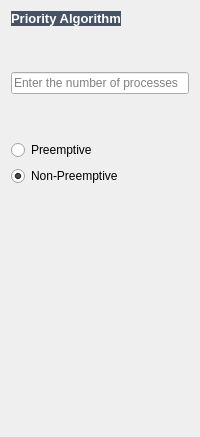
               <widget class="QWidget" name="page_3">
                <layout class="QVBoxLayout" name="verticalLayout_3">
                 <item>
                  <widget class="QLabel" name="label_5">
                   <property name="sizePolicy">
                    <sizepolicy hsizetype="Fixed" vsizetype="Fixed">
                     <horstretch>0</horstretch>
                     <verstretch>0</verstretch>
                    </sizepolicy>
                   </property>
                   <property name="font">
                    <font>
                     <pointsize>12</pointsize>
                     <weight>75</weight>
                     <bold>true</bold>
                    </font>
                   </property>
                   <property name="styleSheet">
                    <string notr="true">background-color: rgb(69, 83, 100);</string>
                   </property>
                   <property name="text">
                    <string>&lt;html&gt;&lt;head/&gt;&lt;body&gt;&lt;p align=&quot;center&quot;&gt;&lt;span style=&quot; font-size:10pt; color:#ffffff;&quot;&gt;Priority Algorithm&lt;/span&gt;&lt;/p&gt;&lt;/body&gt;&lt;/html&gt;</string>
                   </property>
                   <property name="textFormat">
                    <enum>Qt::RichText</enum>
                   </property>
                  </widget>
                 </item>
                 <item>
                  <spacer name="verticalSpacer_24">
                   <property name="orientation">
                    <enum>Qt::Vertical</enum>
                   </property>
                   <property name="sizeHint" stdset="0">
                    <size>
                     <width>20</width>
                     <height>40</height>
                    </size>
                   </property>
                  </spacer>
                 </item>
                 <item>
                  <widget class="QLineEdit" name="process_no_3">
                   <property name="sizePolicy">
                    <sizepolicy hsizetype="Maximum" vsizetype="Preferred">
                     <horstretch>0</horstretch>
                     <verstretch>0</verstretch>
                    </sizepolicy>
                   </property>
                   <property name="maximumSize">
                    <size>
                     <width>300</width>
                     <height>16777215</height>
                    </size>
                   </property>
                   <property name="styleSheet">
                    <string notr="true"/>
                   </property>
                   <property name="text">
                    <string/>
                   </property>
                   <property name="placeholderText">
                    <string>Enter the number of processes</string>
                   </property>
                  </widget>
                 </item>
                 <item>
                  <spacer name="verticalSpacer_25">
                   <property name="orientation">
                    <enum>Qt::Vertical</enum>
                   </property>
                   <property name="sizeHint" stdset="0">
                    <size>
                     <width>20</width>
                     <height>40</height>
                    </size>
                   </property>
                  </spacer>
                 </item>
                 <item>
                  <widget class="QRadioButton" name="preemptive_2">
                   <property name="styleSheet">
                    <string notr="true"/>
                   </property>
                   <property name="text">
                    <string>Preemptive</string>
                   </property>
                   <property name="checked">
                    <bool>false</bool>
                   </property>
                  </widget>
                 </item>
                 <item>
                  <widget class="QRadioButton" name="non_preemptive_2">
                   <property name="styleSheet">
                    <string notr="true"/>
                   </property>
                   <property name="text">
                    <string>Non-Preemptive</string>
                   </property>
                   <property name="checked">
                    <bool>true</bool>
                   </property>
                  </widget>
                 </item>
                 <item>
                  <spacer name="verticalSpacer_31">
                   <property name="orientation">
                    <enum>Qt::Vertical</enum>
                   </property>
                   <property name="sizeHint" stdset="0">
                    <size>
                     <width>20</width>
                     <height>40</height>
                    </size>
                   </property>
                  </spacer>
                 </item>
                 <item>
                  <spacer name="verticalSpacer_30">
                   <property name="orientation">
                    <enum>Qt::Vertical</enum>
                   </property>
                   <property name="sizeHint" stdset="0">
                    <size>
                     <width>20</width>
                     <height>40</height>
                    </size>
                   </property>
                  </spacer>
                 </item>
                 <item>
                  <spacer name="verticalSpacer_29">
                   <property name="orientation">
                    <enum>Qt::Vertical</enum>
                   </property>
                   <property name="sizeHint" stdset="0">
                    <size>
                     <width>20</width>
                     <height>40</height>
                    </size>
                   </property>
                  </spacer>
                 </item>
                 <item>
                  <spacer name="verticalSpacer_28">
                   <property name="orientation">
                    <enum>Qt::Vertical</enum>
                   </property>
                   <property name="sizeHint" stdset="0">
                    <size>
                     <width>20</width>
                     <height>40</height>
                    </size>
                   </property>
                  </spacer>
                 </item>
                 <item>
                  <spacer name="verticalSpacer_27">
                   <property name="orientation">
                    <enum>Qt::Vertical</enum>
                   </property>
                   <property name="sizeHint" stdset="0">
                    <size>
                     <width>20</width>
                     <height>40</height>
                    </size>
                   </property>
                  </spacer>
                 </item>
                 <item>
                  <spacer name="verticalSpacer_26">
                   <property name="orientation">
                    <enum>Qt::Vertical</enum>
                   </property>
                   <property name="sizeHint" stdset="0">
                    <size>
                     <width>20</width>
                     <height>40</height>
                    </size>
                   </property>
                  </spacer>
                 </item>
                </layout>
               </widget>
